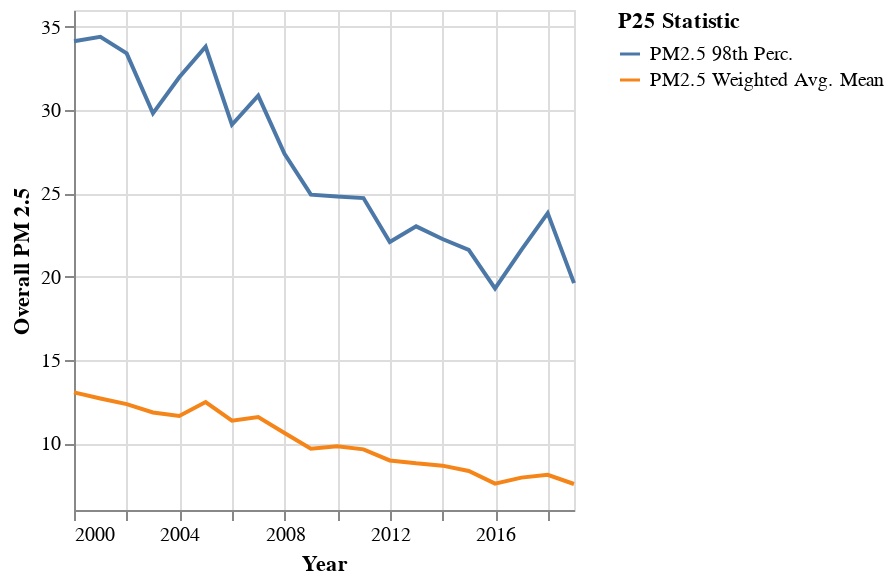

Source (notebook cell):
### Code cell
# Has PM 2.5 air pollution improved in the U.S. on the whole since 2000?
MeanP25 = tidy_data.loc[:,['Year', 'PM2.5-Weighted Annual Mean','PM2.5-98th Percentile']].groupby(
    'Year').mean().reset_index().rename(
    columns= {'PM2.5-Weighted Annual Mean': 'PM2.5 Weighted Avg. Mean', 'PM2.5-98th Percentile': 'PM2.5 98th Perc.'})

MeanP25 = MeanP25.melt(id_vars = 'Year',
    var_name = 'P25 Statistic',
    value_name = 'P25 Value').reset_index()

alt.Chart(MeanP25).mark_line().encode(
    x = alt.X('Year:T', scale = alt.Scale(zero = False)),
    y = alt.Y('P25 Value', title = 'Overall PM 2.5', scale = alt.Scale(zero = False)),
    color = alt.Size('P25 Statistic') # change here
).properties(
    width = 250, 
    height = 250
)

### Figure 1 — Vega-Lite specification as saved in the notebook (floating-point values rounded to 4 significant figures)
{"config": {"view": {"continuousWidth": 400, "continuousHeight": 300}}, "data": {"name": "data-c80969d8585cc94f9a4643c5b80cadc3"}, "mark": "line", "encoding": {"color": {"field": "P25 Statistic", "type": "nominal"}, "x": {"field": "Year", "scale": {"zero": false}, "type": "temporal"}, "y": {"field": "P25 Value", "scale": {"zero": false}, "title": "Overall PM 2.5", "type": "quantitative"}}, "height": 250, "width": 250, "$schema": "https://vega.github.io/schema/vega-lite/v4.17.0.json", "datasets": {"data-c80969d8585cc94f9a4643c5b80cadc3": [{"index": 0, "Year": "2000", "P25 Statistic": "PM2.5 Weighted Avg. Mean", "P25 Value": 13.06}, {"index": 1, "Year": "2001", "P25 Statistic": "PM2.5 Weighted Avg. Mean", "P25 Value": 12.69}, {"index": 2, "Year": "2002", "P25 Statistic": "PM2.5 Weighted Avg. Mean", "P25 Value": 12.35}, {"index": 3, "Year": "2003", "P25 Statistic": "PM2.5 Weighted Avg. Mean", "P25 Value": 11.85}, {"index": 4, "Year": "2004", "P25 Statistic": "PM2.5 Weighted Avg. Mean", "P25 Value": 11.64}, {"index": 5, "Year": "2005", "P25 Statistic": "PM2.5 Weighted Avg. Mean", "P25 Value": 12.48}, {"index": 6, "Year": "2006", "P25 Statistic": "PM2.5 Weighted Avg. Mean", "P25 Value": 11.36}, {"index": 7, "Year": "2007", "P25 Statistic": "PM2.5 Weighted Avg. Mean", "P25 Value": 11.57}, {"index": 8, "Year": "2008", "P25 Statistic": "PM2.5 Weighted Avg. Mean", "P25 Value": 10.63}, {"index": 9, "Year": "2009", "P25 Statistic": "PM2.5 Weighted Avg. Mean", "P25 Value": 9.671}, {"index": 10, "Year": "2010", "P25 Statistic": "PM2.5 Weighted Avg. Mean", "P25 Value": 9.83}, {"index": 11, "Year": "2011", "P25 Statistic": "PM2.5 Weighted Avg. Mean", "P25 Value": 9.638}, {"index": 12, "Year": "2012", "P25 Statistic": "PM2.5 Weighted Avg. Mean", "P25 Value": 8.973}, {"index": 13, "Year": "2013", "P25 Statistic": "PM2.5 Weighted Avg. Mean", "P25 Value": 8.799}, {"index": 14, "Year": "2014", "P25 Statistic": "PM2.5 Weighted Avg. Mean", "P25 Value": 8.661}, {"index": 15, "Year": "2015", "P25 Statistic": "PM2.5 Weighted Avg. Mean", "P25 Value": 8.343}, {"index": 16, "Year": "2016", "P25 Statistic": "PM2.5 Weighted Avg. Mean", "P25 Value": 7.585}, {"index": 17, "Year": "2017", "P25 Statistic": "PM2.5 Weighted Avg. Mean", "P25 Value": 7.943}, {"index": 18, "Year": "2018", "P25 Statistic": "PM2.5 Weighted Avg. Mean", "P25 Value": 8.115}, {"index": 19, "Year": "2019", "P25 Statistic": "PM2.5 Weighted Avg. Mean", "P25 Value": 7.56}, {"index": 20, "Year": "2000", "P25 Statistic": "PM2.5 98th Perc.", "P25 Value": 34.13}, {"index": 21, "Year": "2001", "P25 Statistic": "PM2.5 98th Perc.", "P25 Value": 34.39}, {"index": 22, "Year": "2002", "P25 Statistic": "PM2.5 98th Perc.", "P25 Value": 33.4}, {"index": 23, "Year": "2003", "P25 Statistic": "PM2.5 98th Perc.", "P25 Value": 29.8}, {"index": 24, "Year": "2004", "P25 Statistic": "PM2.5 98th Perc.", "P25 Value": 31.96}, {"index": 25, "Year": "2005", "P25 Statistic": "PM2.5 98th Perc.", "P25 Value": 33.79}, {"index": 26, "Year": "2006", "P25 Statistic": "PM2.5 98th Perc.", "P25 Value": 29.12}, {"index": 27, "Year": "2007", "P25 Statistic": "PM2.5 98th Perc.", "P25 Value": 30.86}, {"index": 28, "Year": "2008", "P25 Statistic": "PM2.5 98th Perc.", "P25 Value": 27.37}, {"index": 29, "Year": "2009", "P25 Statistic": "PM2.5 98th Perc.", "P25 Value": 24.92}, {"index": 30, "Year": "2010", "P25 Statistic": "PM2.5 98th Perc.", "P25 Value": 24.8}, {"index": 31, "Year": "2011", "P25 Statistic": "PM2.5 98th Perc.", "P25 Value": 24.71}, {"index": 32, "Year": "2012", "P25 Statistic": "PM2.5 98th Perc.", "P25 Value": 22.07}, {"index": 33, "Year": "2013", "P25 Statistic": "PM2.5 98th Perc.", "P25 Value": 23.02}, {"index": 34, "Year": "2014", "P25 Statistic": "PM2.5 98th Perc.", "P25 Value": 22.26}, {"index": 35, "Year": "2015", "P25 Statistic": "PM2.5 98th Perc.", "P25 Value": 21.6}, {"index": 36, "Year": "2016", "P25 Statistic": "PM2.5 98th Perc.", "P25 Value": 19.29}, {"index": 37, "Year": "2017", "P25 Statistic": "PM2.5 98th Perc.", "P25 Value": 21.61}, {"index": 38, "Year": "2018", "P25 Statistic": "PM2.5 98th Perc.", "P25 Value": 23.81}, {"index": 39, "Year": "2019", "P25 Statistic": "PM2.5 98th Perc.", "P25 Value": 19.61}]}}
